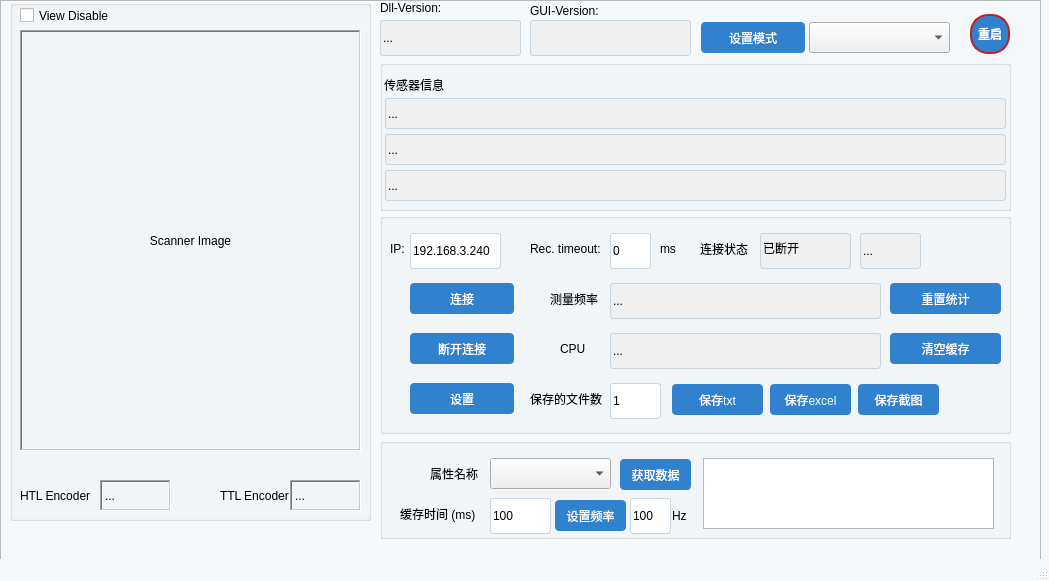
<?xml version="1.0" encoding="UTF-8"?>
<ui version="4.0">
 <class>MainWindow</class>
 <widget class="QMainWindow" name="MainWindow">
  <property name="geometry">
   <rect>
    <x>0</x>
    <y>0</y>
    <width>1049</width>
    <height>581</height>
   </rect>
  </property>
  <property name="sizePolicy">
   <sizepolicy hsizetype="Fixed" vsizetype="Fixed">
    <horstretch>0</horstretch>
    <verstretch>0</verstretch>
   </sizepolicy>
  </property>
  <property name="windowTitle">
   <string>EthernetScanner DLL Test</string>
  </property>
  <property name="styleSheet">
   <string notr="true"> /* ===== 全局样式 ===== */
QMainWindow {
    background-color: #F5F8FA;
    font-family: &quot;Segoe UI&quot;, &quot;Microsoft YaHei&quot;;
}

/* ===== 左侧图像区域 ===== */
QWidget#scannerImageContainer {
    background: qlineargradient(x1:0, y1:0, x2:0, y2:1, 
                                stop:0 #2D3748, stop:1 #4A5568);
    border-radius: 8px;
  
}

/* ===== 右侧控制面板 ===== */
QWidget#rightPanel {
    background: white;
    border-left: 1px solid #E2E8F0;
   
}

/* ===== 版本信息标签 ===== */
QLabel#versionLabel {
    color: #718096;
    font-size: 11px;
    font-style: italic;
}

/* ===== 传感器信息卡片 ===== */
QGroupBox#sensorInfoBox {
    border: 1px solid #E2E8F0;
    border-radius: 6px;
 
}
QGroupBox::title {
    subcontrol-origin: margin;
    color: #3182CE;
    font-weight: bold;
}

/* ===== 按钮样式 ===== */
/* 普通按钮 */
QPushButton {
    background-color: #3182CE;
    color: white;
    border: none;
    border-radius: 4px;
	 padding:5px 10px;
}
QPushButton:hover { background-color: #2B6CB0; }
QPushButton:pressed { background-color: #2C5282; }

/* 危险操作按钮 */
QPushButton#resetButton, 
QPushButton#disconnectButton {
    background-color: #E53E3E;
}
QPushButton#resetButton:hover, 
QPushButton#disconnectButton:hover {
    background-color: #C53030;
}

/* ===== 输入控件 ===== */
QLineEdit  {
    border: 1px solid #CBD5E0;
    border-radius: 3px;
    
    
}
 

/* ===== 数据读取区域 ===== */
QGroupBox#readDataBox {
    border: 1px solid #E2E8F0;
    border-radius: 6px;
   
}
QGroupBox#readDataBox::title {
    color: #4A5568;
    font-weight: bold;
}</string>
  </property>
  <widget class="QWidget" name="centralWidget">
   <widget class="QFrame" name="frame">
    <property name="geometry">
     <rect>
      <x>0</x>
      <y>0</y>
      <width>1041</width>
      <height>571</height>
     </rect>
    </property>
    <property name="font">
     <font>
      <family>Arial</family>
     </font>
    </property>
    <property name="frameShape">
     <enum>QFrame::StyledPanel</enum>
    </property>
    <property name="frameShadow">
     <enum>QFrame::Raised</enum>
    </property>
    <widget class="QGroupBox" name="groupBox">
     <property name="geometry">
      <rect>
       <x>10</x>
       <y>0</y>
       <width>361</width>
       <height>521</height>
      </rect>
     </property>
     <property name="font">
      <font>
       <family>Arial</family>
      </font>
     </property>
     <property name="title">
      <string/>
     </property>
     <widget class="QLabel" name="labelImage">
      <property name="geometry">
       <rect>
        <x>10</x>
        <y>30</y>
        <width>341</width>
        <height>421</height>
       </rect>
      </property>
      <property name="font">
       <font>
        <family>Arial</family>
       </font>
      </property>
      <property name="frameShape">
       <enum>QFrame::WinPanel</enum>
      </property>
      <property name="frameShadow">
       <enum>QFrame::Sunken</enum>
      </property>
      <property name="text">
       <string>Scanner Image</string>
      </property>
      <property name="scaledContents">
       <bool>false</bool>
      </property>
      <property name="alignment">
       <set>Qt::AlignCenter</set>
      </property>
     </widget>
     <widget class="QCheckBox" name="checkBoxActivateDisplay">
      <property name="geometry">
       <rect>
        <x>10</x>
        <y>0</y>
        <width>101</width>
        <height>31</height>
       </rect>
      </property>
      <property name="font">
       <font>
        <family>Arial</family>
       </font>
      </property>
      <property name="text">
       <string>View Disable</string>
      </property>
     </widget>
     <widget class="QLabel" name="label_10">
      <property name="geometry">
       <rect>
        <x>210</x>
        <y>480</y>
        <width>71</width>
        <height>31</height>
       </rect>
      </property>
      <property name="font">
       <font>
        <family>Arial</family>
       </font>
      </property>
      <property name="text">
       <string>TTL Encoder</string>
      </property>
     </widget>
     <widget class="QLabel" name="labelTTLEncoder">
      <property name="geometry">
       <rect>
        <x>280</x>
        <y>480</y>
        <width>71</width>
        <height>31</height>
       </rect>
      </property>
      <property name="font">
       <font>
        <family>Arial</family>
       </font>
      </property>
      <property name="frameShape">
       <enum>QFrame::WinPanel</enum>
      </property>
      <property name="frameShadow">
       <enum>QFrame::Sunken</enum>
      </property>
      <property name="text">
       <string>...</string>
      </property>
     </widget>
     <widget class="QLabel" name="labelHTLEncoder">
      <property name="geometry">
       <rect>
        <x>90</x>
        <y>480</y>
        <width>71</width>
        <height>31</height>
       </rect>
      </property>
      <property name="font">
       <font>
        <family>Arial</family>
       </font>
      </property>
      <property name="frameShape">
       <enum>QFrame::WinPanel</enum>
      </property>
      <property name="frameShadow">
       <enum>QFrame::Sunken</enum>
      </property>
      <property name="text">
       <string>...</string>
      </property>
     </widget>
     <widget class="QLabel" name="label_12">
      <property name="geometry">
       <rect>
        <x>10</x>
        <y>480</y>
        <width>71</width>
        <height>31</height>
       </rect>
      </property>
      <property name="font">
       <font>
        <family>Arial</family>
       </font>
      </property>
      <property name="text">
       <string>HTL Encoder</string>
      </property>
     </widget>
    </widget>
    <widget class="QLabel" name="label_9">
     <property name="geometry">
      <rect>
       <x>380</x>
       <y>0</y>
       <width>61</width>
       <height>16</height>
      </rect>
     </property>
     <property name="font">
      <font>
       <family>Arial</family>
      </font>
     </property>
     <property name="text">
      <string>Dll-Version:</string>
     </property>
    </widget>
    <widget class="QLabel" name="label_11">
     <property name="geometry">
      <rect>
       <x>530</x>
       <y>0</y>
       <width>71</width>
       <height>21</height>
      </rect>
     </property>
     <property name="font">
      <font>
       <family>Arial</family>
      </font>
     </property>
     <property name="text">
      <string>GUI-Version:</string>
     </property>
    </widget>
    <widget class="QLineEdit" name="lineEditGuiVersion">
     <property name="geometry">
      <rect>
       <x>530</x>
       <y>20</y>
       <width>161</width>
       <height>36</height>
      </rect>
     </property>
     <property name="font">
      <font>
       <family>Arial</family>
      </font>
     </property>
     <property name="styleSheet">
      <string notr="true">background-color: rgb(240, 240, 240);</string>
     </property>
    </widget>
    <widget class="QLineEdit" name="lineEditVersion">
     <property name="geometry">
      <rect>
       <x>380</x>
       <y>20</y>
       <width>141</width>
       <height>36</height>
      </rect>
     </property>
     <property name="font">
      <font>
       <family>Arial</family>
      </font>
     </property>
     <property name="styleSheet">
      <string notr="true">background-color: rgb(240, 240, 240);</string>
     </property>
     <property name="text">
      <string>...</string>
     </property>
     <property name="readOnly">
      <bool>true</bool>
     </property>
    </widget>
    <widget class="QGroupBox" name="groupBox_2">
     <property name="geometry">
      <rect>
       <x>380</x>
       <y>213</y>
       <width>631</width>
       <height>221</height>
      </rect>
     </property>
     <property name="font">
      <font>
       <family>Arial</family>
      </font>
     </property>
     <property name="title">
      <string/>
     </property>
     <widget class="QLineEdit" name="lineEditTimeOut">
      <property name="geometry">
       <rect>
        <x>230</x>
        <y>20</y>
        <width>41</width>
        <height>36</height>
       </rect>
      </property>
      <property name="font">
       <font>
        <family>Arial</family>
       </font>
      </property>
      <property name="text">
       <string>0</string>
      </property>
     </widget>
     <widget class="QLabel" name="label_3">
      <property name="geometry">
       <rect>
        <x>150</x>
        <y>20</y>
        <width>71</width>
        <height>31</height>
       </rect>
      </property>
      <property name="font">
       <font>
        <family>Arial</family>
       </font>
      </property>
      <property name="text">
       <string>Rec. timeout:</string>
      </property>
     </widget>
     <widget class="QLineEdit" name="lineEditIp">
      <property name="geometry">
       <rect>
        <x>30</x>
        <y>20</y>
        <width>91</width>
        <height>36</height>
       </rect>
      </property>
      <property name="font">
       <font>
        <family>Arial</family>
       </font>
      </property>
      <property name="text">
       <string>192.168.3.240</string>
      </property>
     </widget>
     <widget class="QLabel" name="label">
      <property name="geometry">
       <rect>
        <x>10</x>
        <y>20</y>
        <width>31</width>
        <height>31</height>
       </rect>
      </property>
      <property name="font">
       <font>
        <family>Arial</family>
       </font>
      </property>
      <property name="text">
       <string>IP:</string>
      </property>
     </widget>
     <widget class="QPushButton" name="pushButtonConnect">
      <property name="geometry">
       <rect>
        <x>30</x>
        <y>70</y>
        <width>104</width>
        <height>31</height>
       </rect>
      </property>
      <property name="font">
       <font>
        <family>Arial</family>
       </font>
      </property>
      <property name="text">
       <string>连接</string>
      </property>
     </widget>
     <widget class="QLabel" name="label_2">
      <property name="geometry">
       <rect>
        <x>280</x>
        <y>20</y>
        <width>21</width>
        <height>31</height>
       </rect>
      </property>
      <property name="font">
       <font>
        <family>Arial</family>
       </font>
      </property>
      <property name="text">
       <string>ms</string>
      </property>
     </widget>
     <widget class="QLineEdit" name="lineEditStatus">
      <property name="geometry">
       <rect>
        <x>380</x>
        <y>20</y>
        <width>91</width>
        <height>36</height>
       </rect>
      </property>
      <property name="font">
       <font>
        <family>Arial</family>
       </font>
      </property>
      <property name="styleSheet">
       <string notr="true">background-color: rgb(240, 240, 240);</string>
      </property>
      <property name="text">
       <string>已断开</string>
      </property>
      <property name="readOnly">
       <bool>true</bool>
      </property>
     </widget>
     <widget class="QPushButton" name="pushButtonResetPicCnt">
      <property name="geometry">
       <rect>
        <x>510</x>
        <y>70</y>
        <width>111</width>
        <height>31</height>
       </rect>
      </property>
      <property name="font">
       <font>
        <family>Arial</family>
       </font>
      </property>
      <property name="text">
       <string>重置统计</string>
      </property>
     </widget>
     <widget class="QLineEdit" name="lineEditFrequency">
      <property name="geometry">
       <rect>
        <x>230</x>
        <y>70</y>
        <width>271</width>
        <height>36</height>
       </rect>
      </property>
      <property name="font">
       <font>
        <family>Arial</family>
       </font>
      </property>
      <property name="styleSheet">
       <string notr="true">background-color: rgb(240, 240, 240);</string>
      </property>
      <property name="text">
       <string>...</string>
      </property>
      <property name="readOnly">
       <bool>true</bool>
      </property>
     </widget>
     <widget class="QPushButton" name="pushButtonDLLFifoReset">
      <property name="geometry">
       <rect>
        <x>510</x>
        <y>120</y>
        <width>111</width>
        <height>31</height>
       </rect>
      </property>
      <property name="font">
       <font>
        <family>Arial</family>
       </font>
      </property>
      <property name="text">
       <string>清空缓存</string>
      </property>
     </widget>
     <widget class="QPushButton" name="pushButtonDisconnect">
      <property name="geometry">
       <rect>
        <x>30</x>
        <y>120</y>
        <width>104</width>
        <height>31</height>
       </rect>
      </property>
      <property name="font">
       <font>
        <family>Arial</family>
       </font>
      </property>
      <property name="text">
       <string>断开连接</string>
      </property>
     </widget>
     <widget class="QPushButton" name="pushButtonSettings">
      <property name="geometry">
       <rect>
        <x>30</x>
        <y>170</y>
        <width>104</width>
        <height>31</height>
       </rect>
      </property>
      <property name="font">
       <font>
        <family>Arial</family>
       </font>
      </property>
      <property name="text">
       <string>设置</string>
      </property>
     </widget>
     <widget class="QPushButton" name="pushButtonSaveProfiles">
      <property name="geometry">
       <rect>
        <x>292</x>
        <y>171</y>
        <width>91</width>
        <height>31</height>
       </rect>
      </property>
      <property name="font">
       <font>
        <family>Arial</family>
       </font>
      </property>
      <property name="text">
       <string>保存txt</string>
      </property>
     </widget>
     <widget class="QLineEdit" name="lineEditNumberOfProfilesToSave">
      <property name="geometry">
       <rect>
        <x>230</x>
        <y>170</y>
        <width>51</width>
        <height>36</height>
       </rect>
      </property>
      <property name="font">
       <font>
        <family>Arial</family>
       </font>
      </property>
      <property name="text">
       <string>1</string>
      </property>
     </widget>
     <widget class="QLabel" name="label_13">
      <property name="geometry">
       <rect>
        <x>150</x>
        <y>170</y>
        <width>81</width>
        <height>31</height>
       </rect>
      </property>
      <property name="font">
       <font>
        <family>Arial</family>
       </font>
      </property>
      <property name="text">
       <string>保存的文件数</string>
      </property>
     </widget>
     <widget class="QLineEdit" name="lineEditFiFo">
      <property name="geometry">
       <rect>
        <x>230</x>
        <y>120</y>
        <width>271</width>
        <height>36</height>
       </rect>
      </property>
      <property name="font">
       <font>
        <family>Arial</family>
       </font>
      </property>
      <property name="styleSheet">
       <string notr="true">background-color: rgb(240, 240, 240);</string>
      </property>
      <property name="text">
       <string>...</string>
      </property>
      <property name="readOnly">
       <bool>true</bool>
      </property>
     </widget>
     <widget class="QLabel" name="label_8">
      <property name="geometry">
       <rect>
        <x>320</x>
        <y>20</y>
        <width>51</width>
        <height>31</height>
       </rect>
      </property>
      <property name="font">
       <font>
        <family>Arial</family>
       </font>
      </property>
      <property name="text">
       <string>连接状态</string>
      </property>
     </widget>
     <widget class="QLineEdit" name="lineEditMeasureRate">
      <property name="geometry">
       <rect>
        <x>480</x>
        <y>20</y>
        <width>61</width>
        <height>36</height>
       </rect>
      </property>
      <property name="font">
       <font>
        <family>Arial</family>
       </font>
      </property>
      <property name="styleSheet">
       <string notr="true">background-color: rgb(240, 240, 240);</string>
      </property>
      <property name="text">
       <string>...</string>
      </property>
      <property name="readOnly">
       <bool>true</bool>
      </property>
     </widget>
     <widget class="QLabel" name="label_14">
      <property name="geometry">
       <rect>
        <x>170</x>
        <y>70</y>
        <width>51</width>
        <height>31</height>
       </rect>
      </property>
      <property name="font">
       <font>
        <family>Arial</family>
       </font>
      </property>
      <property name="text">
       <string>测量频率</string>
      </property>
     </widget>
     <widget class="QLabel" name="label_15">
      <property name="geometry">
       <rect>
        <x>180</x>
        <y>120</y>
        <width>31</width>
        <height>31</height>
       </rect>
      </property>
      <property name="font">
       <font>
        <family>Arial</family>
       </font>
      </property>
      <property name="text">
       <string>CPU</string>
      </property>
     </widget>
     <widget class="QPushButton" name="pushButtonSaveExcel">
      <property name="geometry">
       <rect>
        <x>390</x>
        <y>171</y>
        <width>81</width>
        <height>31</height>
       </rect>
      </property>
      <property name="font">
       <font>
        <family>Arial</family>
       </font>
      </property>
      <property name="text">
       <string>保存excel</string>
      </property>
     </widget>
     <widget class="QPushButton" name="pushButtonScreenshot">
      <property name="geometry">
       <rect>
        <x>478</x>
        <y>171</y>
        <width>81</width>
        <height>31</height>
       </rect>
      </property>
      <property name="font">
       <font>
        <family>Arial</family>
       </font>
      </property>
      <property name="text">
       <string>保存截图</string>
      </property>
     </widget>
    </widget>
    <widget class="QGroupBox" name="groupBox_3">
     <property name="geometry">
      <rect>
       <x>380</x>
       <y>438</y>
       <width>631</width>
       <height>101</height>
      </rect>
     </property>
     <property name="font">
      <font>
       <family>Arial</family>
      </font>
     </property>
     <property name="title">
      <string/>
     </property>
     <widget class="QPushButton" name="pushButtonGetPropertyValue">
      <property name="geometry">
       <rect>
        <x>240</x>
        <y>21</y>
        <width>71</width>
        <height>31</height>
       </rect>
      </property>
      <property name="font">
       <font>
        <family>Arial</family>
       </font>
      </property>
      <property name="text">
       <string>获取数据</string>
      </property>
     </widget>
     <widget class="QLabel" name="label_16">
      <property name="geometry">
       <rect>
        <x>20</x>
        <y>60</y>
        <width>81</width>
        <height>31</height>
       </rect>
      </property>
      <property name="font">
       <font>
        <family>Arial</family>
       </font>
      </property>
      <property name="text">
       <string>缓存时间 (ms)</string>
      </property>
     </widget>
     <widget class="QLineEdit" name="lineEditCashTime">
      <property name="geometry">
       <rect>
        <x>110</x>
        <y>60</y>
        <width>61</width>
        <height>36</height>
       </rect>
      </property>
      <property name="font">
       <font>
        <family>Arial</family>
       </font>
      </property>
      <property name="text">
       <string>100</string>
      </property>
     </widget>
     <widget class="QLabel" name="label_5">
      <property name="geometry">
       <rect>
        <x>50</x>
        <y>20</y>
        <width>51</width>
        <height>31</height>
       </rect>
      </property>
      <property name="font">
       <font>
        <family>Arial</family>
       </font>
      </property>
      <property name="text">
       <string>属性名称</string>
      </property>
     </widget>
     <widget class="QTextEdit" name="lineEditPropertyValue">
      <property name="enabled">
       <bool>true</bool>
      </property>
      <property name="geometry">
       <rect>
        <x>323</x>
        <y>20</y>
        <width>291</width>
        <height>71</height>
       </rect>
      </property>
     </widget>
     <widget class="QComboBox" name="comboBoxPropertyName">
      <property name="geometry">
       <rect>
        <x>110</x>
        <y>20</y>
        <width>121</width>
        <height>31</height>
       </rect>
      </property>
      <property name="styleSheet">
       <string notr="true"/>
      </property>
     </widget>
     <widget class="QPushButton" name="pushButtonSetMeasuringRate">
      <property name="geometry">
       <rect>
        <x>175</x>
        <y>62</y>
        <width>71</width>
        <height>31</height>
       </rect>
      </property>
      <property name="font">
       <font>
        <family>Arial</family>
       </font>
      </property>
      <property name="text">
       <string>设置频率</string>
      </property>
     </widget>
     <widget class="QLineEdit" name="lineEditHzNumber">
      <property name="geometry">
       <rect>
        <x>250</x>
        <y>60</y>
        <width>41</width>
        <height>36</height>
       </rect>
      </property>
      <property name="font">
       <font>
        <family>Arial</family>
       </font>
      </property>
      <property name="text">
       <string>100</string>
      </property>
     </widget>
     <widget class="QLabel" name="label_4">
      <property name="geometry">
       <rect>
        <x>292</x>
        <y>67</y>
        <width>21</width>
        <height>21</height>
       </rect>
      </property>
      <property name="font">
       <font>
        <family>Arial</family>
       </font>
      </property>
      <property name="text">
       <string>Hz</string>
      </property>
     </widget>
    </widget>
    <widget class="QPushButton" name="pushButtonReboot">
     <property name="geometry">
      <rect>
       <x>970</x>
       <y>14</y>
       <width>40</width>
       <height>40</height>
      </rect>
     </property>
     <property name="styleSheet">
      <string notr="true">QPushButton {
    background-color: qlineargradient(
        x1:0, y1:0, x2:0, y2:1,
        stop:0 #ff6666,   /* 顶部亮红 */
        stop:0.5 #ff0000, /* 中间红 */
        stop:1 #b20000    /* 底部暗红 */
    );
    color: white;
    font-weight: bold;
 border-radius: 18px;
      min-width: 36px;
    min-height: 36px;
    max-width: 36px;
    max-height: 36px;
   
    border: 2px solid #bb2222; /* 深色高亮边框 */
    padding: 0 0px;

    /* 立体外阴影，更加明显的浮起感 */
    box-shadow:
        0 6px 20px 2px rgba(0,0,0,0.32),  /* 强烈外阴影 */
        0 2px 0 #fff inset,                /* 顶部内高光 */
        0 -2px 10px 0 rgba(0,0,0,0.15) inset; /* 底部内暗 */
}

/* 悬停：颜色更亮，阴影更大 */
QPushButton:hover {
    background-color: qlineargradient(
        x1:0, y1:0, x2:0, y2:1,
        stop:0 #ff8888,
        stop:0.5 #ff2222,
        stop:1 #d00000
    );
    box-shadow:
        0 10px 28px 4px rgba(0,0,0,0.38),
        0 3px 0 #fff inset,
        0 -2.5px 12px 0 rgba(0,0,0,0.20) inset;
    border: 2px solid #d83333;
}

/* 按下：颜色变深，内外阴影收敛，微凹陷感 */
QPushButton:pressed {
    background-color: qlineargradient(
        x1:0, y1:0, x2:0, y2:1,
        stop:0 #cc0000,
        stop:1 #880000
    );
    box-shadow:
        0 2px 7px 2px rgba(0,0,0,0.18),
        0 0.5px 0 #fff inset,
        0 -3px 16px 0 rgba(0,0,0,0.25) inset;
    border: 2px solid #990a0a;
}</string>
     </property>
     <property name="text">
      <string>重启</string>
     </property>
    </widget>
    <widget class="QGroupBox" name="groupBox_4">
     <property name="geometry">
      <rect>
       <x>380</x>
       <y>60</y>
       <width>631</width>
       <height>151</height>
      </rect>
     </property>
     <property name="title">
      <string/>
     </property>
     <widget class="QLabel" name="label_6">
      <property name="geometry">
       <rect>
        <x>4</x>
        <y>12</y>
        <width>421</width>
        <height>25</height>
       </rect>
      </property>
      <property name="minimumSize">
       <size>
        <width>0</width>
        <height>25</height>
       </size>
      </property>
      <property name="font">
       <font>
        <family>Arial</family>
       </font>
      </property>
      <property name="text">
       <string>传感器信息</string>
      </property>
     </widget>
     <widget class="QLineEdit" name="lineEditSerial1">
      <property name="geometry">
       <rect>
        <x>5</x>
        <y>38</y>
        <width>621</width>
        <height>31</height>
       </rect>
      </property>
      <property name="minimumSize">
       <size>
        <width>0</width>
        <height>0</height>
       </size>
      </property>
      <property name="font">
       <font>
        <family>Arial</family>
       </font>
      </property>
      <property name="styleSheet">
       <string notr="true">background-color: rgb(240, 240, 240);</string>
      </property>
      <property name="text">
       <string>...</string>
      </property>
      <property name="readOnly">
       <bool>true</bool>
      </property>
     </widget>
     <widget class="QLineEdit" name="lineEditSerial2">
      <property name="geometry">
       <rect>
        <x>5</x>
        <y>74</y>
        <width>621</width>
        <height>31</height>
       </rect>
      </property>
      <property name="minimumSize">
       <size>
        <width>0</width>
        <height>0</height>
       </size>
      </property>
      <property name="font">
       <font>
        <family>Arial</family>
       </font>
      </property>
      <property name="styleSheet">
       <string notr="true">background-color: rgb(240, 240, 240);</string>
      </property>
      <property name="text">
       <string>...</string>
      </property>
     </widget>
     <widget class="QLineEdit" name="lineEditSerial3">
      <property name="geometry">
       <rect>
        <x>5</x>
        <y>110</y>
        <width>621</width>
        <height>31</height>
       </rect>
      </property>
      <property name="minimumSize">
       <size>
        <width>0</width>
        <height>0</height>
       </size>
      </property>
      <property name="font">
       <font>
        <family>Arial</family>
       </font>
      </property>
      <property name="styleSheet">
       <string notr="true">background-color: rgb(240, 240, 240);</string>
      </property>
      <property name="text">
       <string>...</string>
      </property>
     </widget>
    </widget>
    <widget class="QPushButton" name="pushButtonSetMode">
     <property name="geometry">
      <rect>
       <x>701</x>
       <y>22</y>
       <width>104</width>
       <height>31</height>
      </rect>
     </property>
     <property name="font">
      <font>
       <family>Arial</family>
      </font>
     </property>
     <property name="text">
      <string>设置模式</string>
     </property>
    </widget>
    <widget class="QComboBox" name="comboBoxMode">
     <property name="geometry">
      <rect>
       <x>809</x>
       <y>22</y>
       <width>141</width>
       <height>31</height>
      </rect>
     </property>
     <property name="styleSheet">
      <string notr="true"/>
     </property>
    </widget>
   </widget>
  </widget>
  <widget class="QMenuBar" name="menuBar">
   <property name="geometry">
    <rect>
     <x>0</x>
     <y>0</y>
     <width>1049</width>
     <height>23</height>
    </rect>
   </property>
  </widget>
  <widget class="QStatusBar" name="statusBar"/>
 </widget>
 <layoutdefault spacing="6" margin="11"/>
 <resources/>
 <connections/>
</ui>
